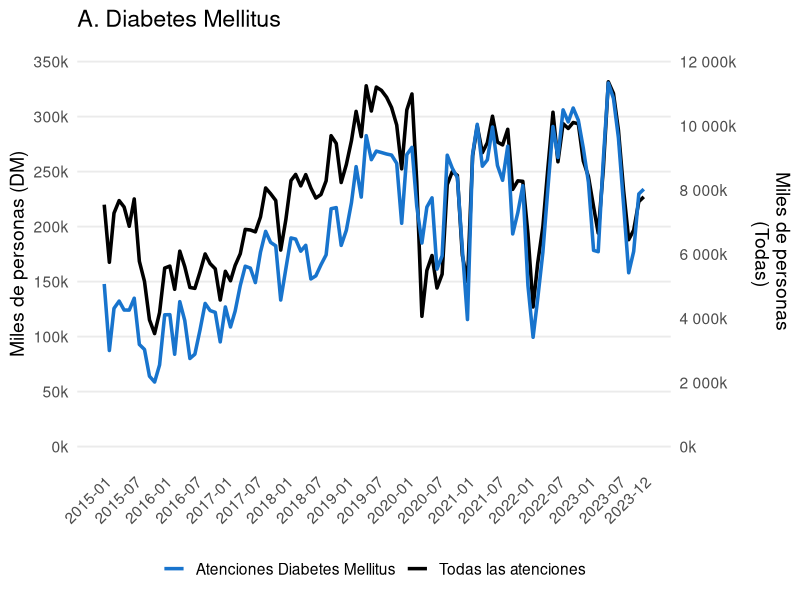
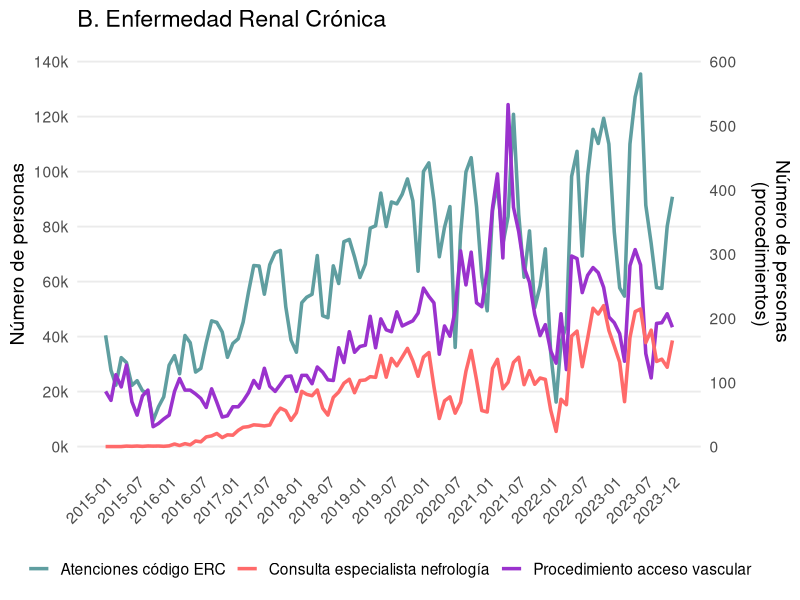
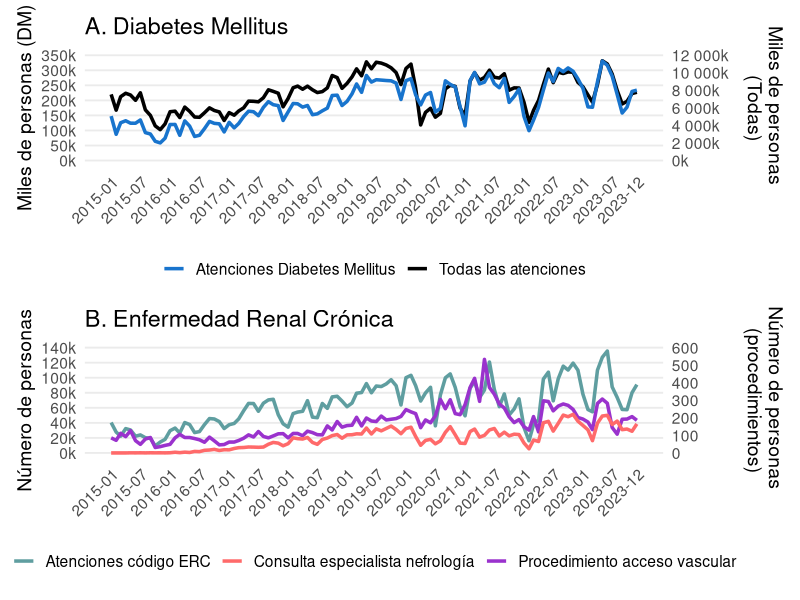

Reproduce these figures in R, in order. (Note: this script raises an error after producing the figures.)
library(ggplot2)
library(gridExtra)
library(dplyr)
library(readxl)
library(patchwork)
library(lubridate)
library(scales)

rm(list = ls())

#Datos
data_cantidadat <- read_excel("data/data_cap_013/datosfig2.xlsx")
data_cantidadat$Fecha <- ym(data_cantidadat$Fecha)

# Calcular un factor de escala
max_dm <- 350
max_total <- 12000
escala <- max_dm / max_total


# GRÁFICA #1
atenc1<-ggplot(data_cantidadat, aes(x = Fecha)) +
  geom_line(aes(y = Todas_atenciones * escala, color = "Todas las atenciones", group = 1), size = 1.2) +
  geom_line(aes(y = Atenciones_DiabetesMel, color = "Atenciones Diabetes Mellitus", group = 1), size = 1.2) +
  scale_y_continuous(
    name = "Miles de personas (DM)",
    labels = label_number(scale = 1e-3, suffix = "k"),
    breaks= seq(0, 500000, by = 50000),
    limits = c(0,350000),
    sec.axis = sec_axis(
      ~./escala,
      breaks= seq(0, 18000000, by = 2000000),
      name = "Miles de personas \n(Todas)",
      labels = label_number(scale = 1e-3, suffix = "k")
    )
  )+ 
  ggtitle("A. Diabetes Mellitus")+
  scale_color_manual(values = c("Atenciones Diabetes Mellitus" = "#1874CD", "Todas las atenciones" = "black")) +
  scale_x_date(
    breaks = c(seq(as.Date("2015-01-01"), as.Date("2023-12-01"), by = "6 months"), as.Date("2023-12-01")),
    date_labels = "%Y-%m",
    limits = c(as.Date("2015-01-01"), as.Date("2023-12-01")))+
  labs(x = NULL, color = NULL) +
  theme_minimal(base_size = 14) +
  theme(
    axis.text.x = element_text(angle = 45, hjust = 1),
    panel.grid.minor.y = element_blank(),
    panel.grid.major.x = element_blank(),
    panel.grid.minor.x = element_blank(),
    legend.position = "bottom",
    axis.title.x = element_text(margin = margin(t = 10, b = 10)),
    axis.title.y.right = element_text(margin = margin(l = 10))
  )

atenc1


# GRÁFICA #2
# Calcular un factor de escala 
max_dm2 <- 140000
max_total2 <- 600
escala2 <- max_dm2 / max_total2

atenc2<-ggplot(data_cantidadat, aes(x = Fecha)) +
  geom_line(aes(y = Atenciones_codigosERC, color = "Atenciones código ERC", group = 1), size = 1.2) +
  geom_line(aes(y = Procedimientos_avascular* escala2, color = "Procedimiento acceso vascular", group = 1), size = 1.2) +
  geom_line(aes(y = Consulta_nefrologia, color = "Consulta especialista nefrología", group = 1), size = 1.2) +
  scale_y_continuous(
    name = "Número de personas",
    labels = label_number(scale = 1e-3, suffix = "k"),
    breaks= seq(0, 140000, by = 20000),
    limits = c(0,140000),
    sec.axis = sec_axis(
      ~./escala2,
      breaks= seq(0, 600, by = 100),
      name = "Número de personas \n(procedimientos)"
    )
  ) +
  ggtitle("B. Enfermedad Renal Crónica")+
  scale_color_manual(values = c("Consulta especialista nefrología" = "#FF6A6A", 
                                "Procedimiento acceso vascular" = "#9A32CD",
                                "Atenciones código ERC" = "#5F9EA0")) +
  scale_x_date(
    breaks = c(seq(as.Date("2015-01-01"), as.Date("2023-12-01"), by = "6 months"), as.Date("2023-12-01")),
    date_labels = "%Y-%m",
    limits = c(as.Date("2015-01-01"), as.Date("2023-12-01")))+
  labs(x = NULL, color = NULL) +
  theme_minimal(base_size = 14) +
  theme(
    axis.text.x = element_text(angle = 45, hjust = 1),
    panel.grid.minor.y = element_blank(),
    panel.grid.major.x = element_blank(),
    panel.grid.minor.x = element_blank(),
    legend.position = "bottom",
    axis.title.x = element_text(margin = margin(t = 10, b = 10)),
    axis.title.y.right = element_text(margin = margin(l = 10))
  )

atenc2

# Combina los gráficos
cant_atenciones <- atenc1 / atenc2  
cant_atenciones

#Guardar gráfica
ggsave("outputs/grafic_cap_013/f2_atenciones.png", 
       plot = cant_atenciones,
       width = 10,
       height = 10,
       dpi = 300)
